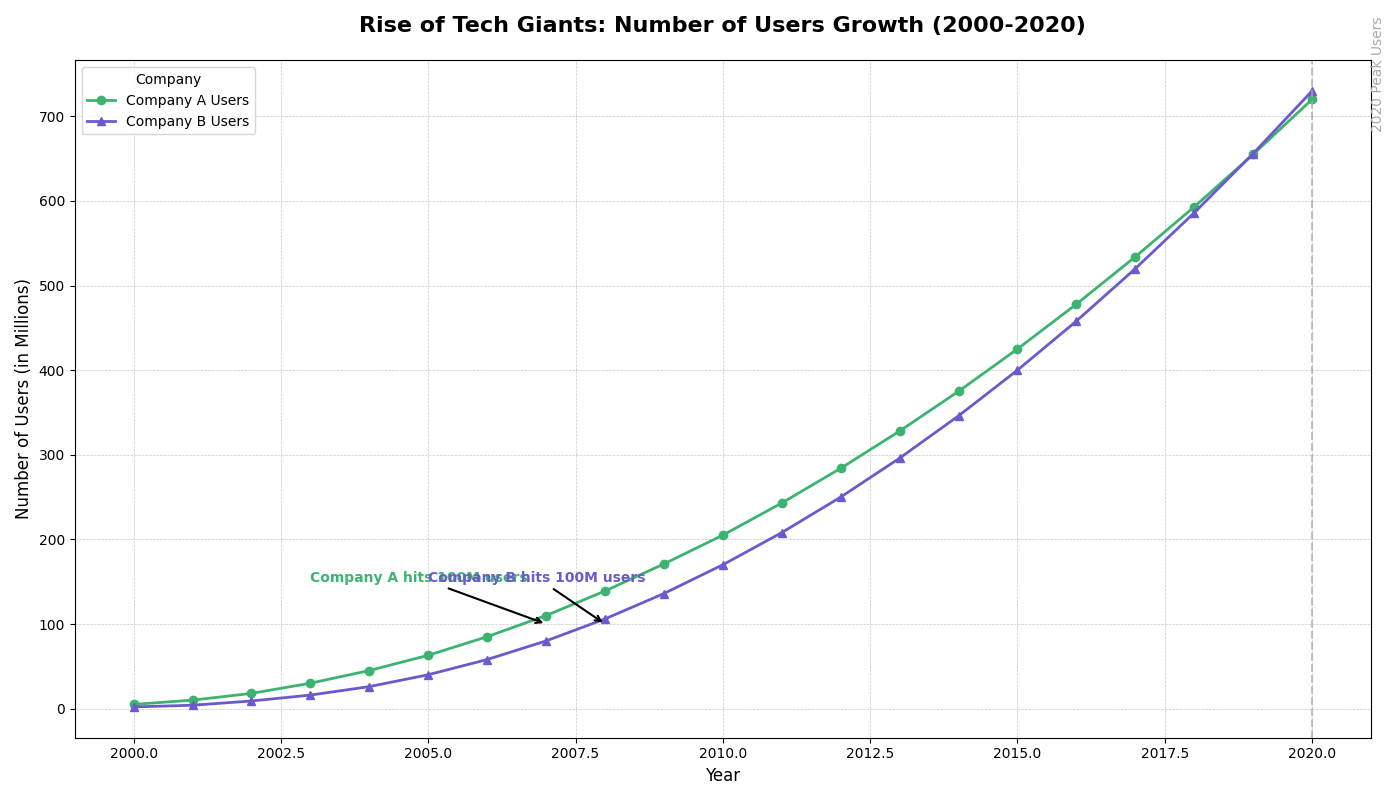

Python code for this plot:
import matplotlib.pyplot as plt
import numpy as np

years = np.arange(2000, 2021)

company_a_users = np.array([5, 10, 18, 30, 45, 63, 85, 110, 139, 171, 205, 243, 284, 328, 375, 425, 478, 534, 593, 655, 720])
company_b_users = np.array([2, 4, 9, 16, 26, 40, 58, 80, 106, 136, 170, 208, 250, 296, 346, 400, 458, 520, 586, 656, 730])

fig, ax1 = plt.subplots(figsize=(14, 8))

ax1.plot(years, company_a_users, label='Company A Users', marker='o', linestyle='-', color='mediumseagreen', linewidth=2, markersize=6)
ax1.plot(years, company_b_users, label='Company B Users', marker='^', linestyle='-', color='slateblue', linewidth=2, markersize=6)

ax1.annotate('Company A hits 100M users', xy=(2007, 100), xytext=(2003, 150),
             arrowprops=dict(facecolor='gray', arrowstyle='->', lw=1.5),
             fontsize=10, fontweight='bold', color='mediumseagreen')

ax1.annotate('Company B hits 100M users', xy=(2008, 100), xytext=(2005, 150),
             arrowprops=dict(facecolor='gray', arrowstyle='->', lw=1.5),
             fontsize=10, fontweight='bold', color='slateblue')

ax1.axvline(x=2020, color='darkgray', linestyle='--', linewidth=1.5, alpha=0.7)
ax1.text(2021, 750, '2020 Peak Users', rotation=90, verticalalignment='center', fontsize=10, color='darkgray')

ax1.set_title("Rise of Tech Giants: Number of Users Growth (2000-2020)", fontsize=16, fontweight='bold', pad=20)
ax1.set_xlabel("Year", fontsize=12)
ax1.set_ylabel("Number of Users (in Millions)", fontsize=12)

ax1.legend(loc='upper left', fontsize=10, title="Company", frameon=True)

ax1.grid(True, which='major', linestyle='--', linewidth=0.5, alpha=0.7)

plt.tight_layout()
plt.show()
